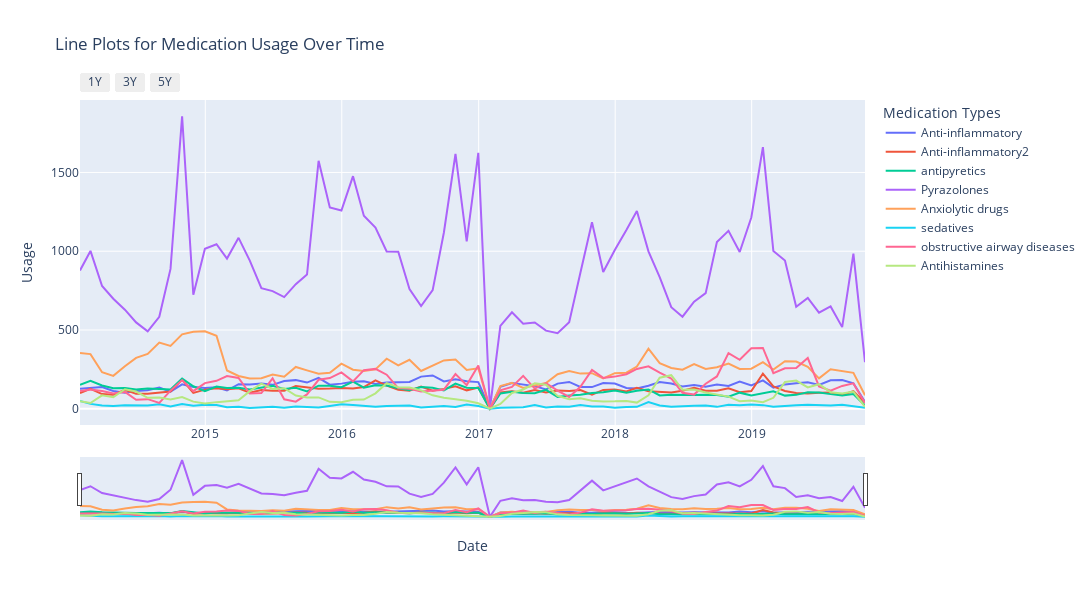

The cell this chart's notebook holds for it:
### Code cell
import plotly.graph_objects as go

# Create line plots for each column
fig = go.Figure()
for column in df.columns[1:]:  # Exclude 'Date' column
    fig.add_trace(go.Scatter(x=df['Date'], y=df[column], mode='lines', name=column))

# Update layout for better readability
fig.update_layout(
    title="Line Plots for Medication Usage Over Time",
    xaxis_title="Date",
    yaxis_title="Usage",
    legend_title="Medication Types",
    width=1200,
    height=600,
    xaxis=dict(
        rangeslider_visible=True,
        rangeselector=dict(
            buttons=list([
                dict(count=1, label="1Y", step="year", stepmode="backward"),
                dict(count=3, label="3Y", step="year", stepmode="backward"),
                dict(count=5, label="5Y", step="year", stepmode="backward"),
            ])
        ),
        rangeslider=dict(visible=True),
        type="date"
    )
)

# Show plot
fig.show()
